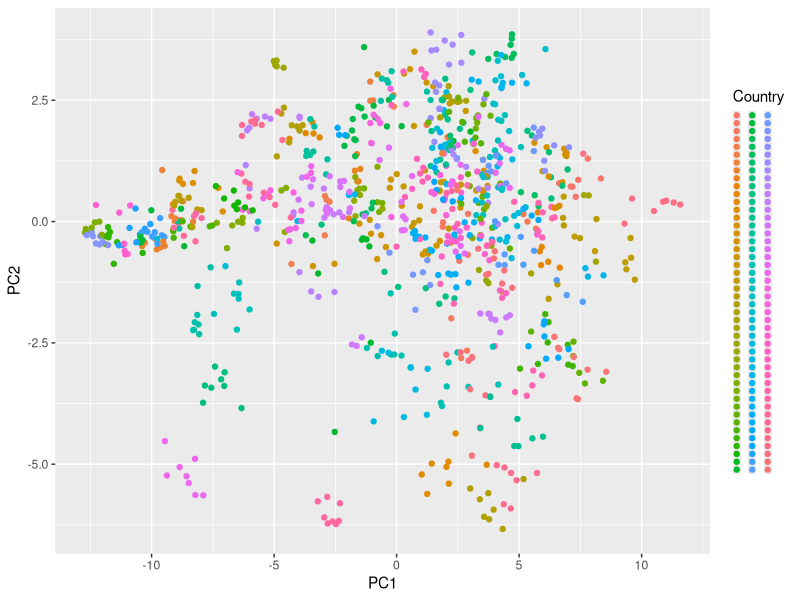
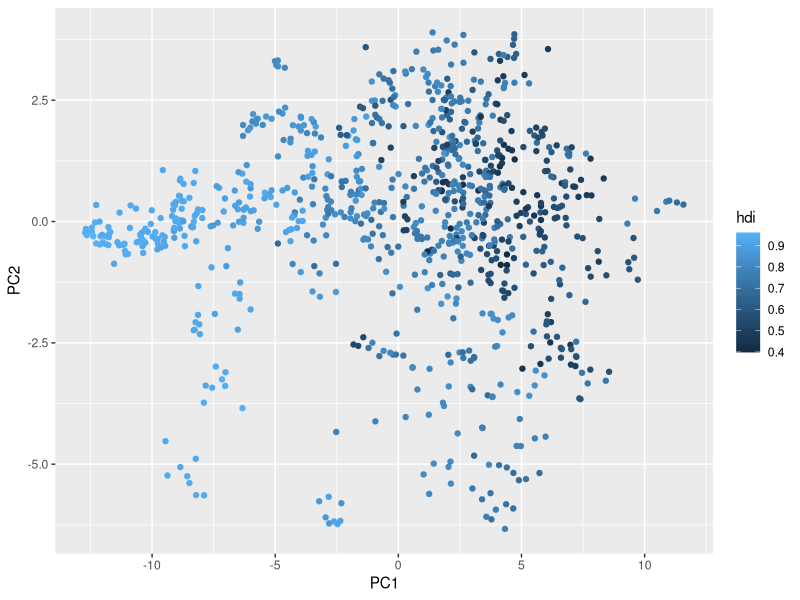
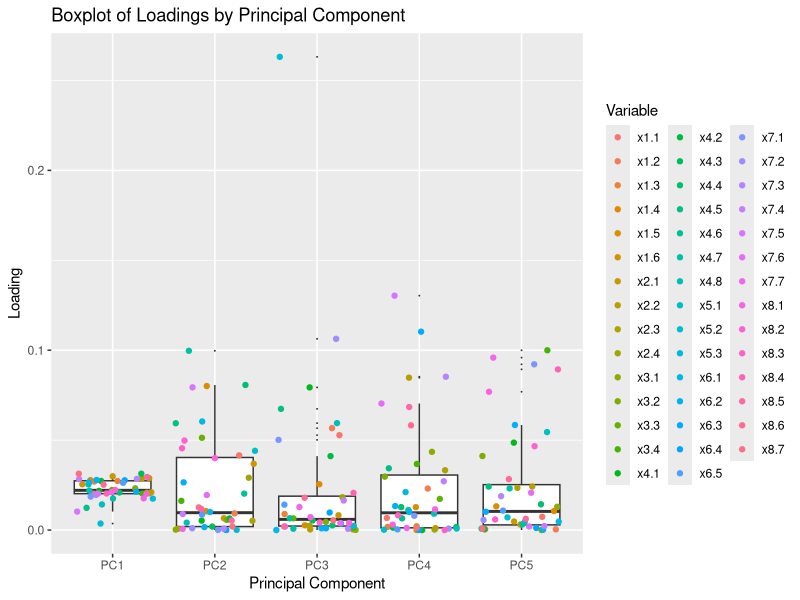

These figures' R source, in order:
## ---- chunk 1
knitr::opts_chunk$set(echo = TRUE)
## ---- chunk 2
# Load Libraries
library(dplyr)
library(ggplot2)
library(lme4)
library(broom.mixed)
library(lmerTest)
library(tibble)
library(ggpubr)

data = read.csv("./data/data_clean.csv")
## ---- chunk 3
# Impute missing values with of values in the same region
selected_columns_pca = select(data, c(starts_with("x"), "region"))
selected_columns_pca = selected_columns_pca %>%
  rename(x8.7=x8.7..due.process.of.the.law.and.rights.of.the.accused)
selected_columns_pca_imputed = selected_columns_pca %>%
  group_by(region) %>%
  mutate_all(~ ifelse(is.na(.), mean(., na.rm = TRUE), .))
selected_columns_pca_imputed = selected_columns_pca_imputed[, -c(1,ncol(selected_columns_pca_imputed))]

# Extract Principle Components of Rule of Law Variables
pca = prcomp(selected_columns_pca_imputed, scale. = TRUE)
variance_explained = (pca$sdev^2) / sum(pca$sdev^2)
## ---- chunk 4
# Visualize Principle Components
PC1and2 = as.data.frame(cbind(pca$x[,c(1,2)], data[, c("country", "year", "hdi")]))
PC1and2$PC1 = as.numeric(PC1and2$PC1)
PC1and2$PC2 = as.numeric(PC1and2$PC2)
PC1and2$Country = PC1and2$country
p1 = ggplot(data = PC1and2,aes(x=PC1, y=PC2)) + geom_point(aes(color = Country)) + theme(legend.text = element_blank(), legend.key.size = unit(2, 'mm')) + guides(color = guide_legend(ncol = 3))
p2 = ggplot(data = PC1and2,aes(x=PC1, y=PC2)) + geom_point(aes(color = hdi))

p1
p2
## ---- chunk 5
# Fit mixed linear model with top 5 principal components
selected_columns_data = data[, c("country","year", "region", "hdi")]
selected_columns_data[selected_columns_data$year == "2012-2013", "year"] = "2012.5"
selected_columns_data[selected_columns_data$year == "2017-2018", "year"] = "2017.5"
selected_columns_data$year = as.numeric(selected_columns_data$year)
selected_columns_data$years_from_2000 = selected_columns_data$year - 2000
TopPCs = as.data.frame(cbind(pca$x[,seq(1,5)], selected_columns_data))
                  
mixed_effects = lmer(hdi~PC1+PC2+PC3+PC4+PC5+(1+PC1+PC2+PC3+PC4+PC5|region)+(1+years_from_2000||country),data=TopPCs)

summary(mixed_effects)
## ---- chunk 6
# Determine importance of each variable
TopPCs_loadings_squared <- pca$rotation[,seq(1,5)]^2
TopPCs_loadings_squared_long <- as.data.frame(as.table(TopPCs_loadings_squared))
colnames(TopPCs_loadings_squared_long) <- c("Variable", "Principal_Component", "Loading")
ggplot(TopPCs_loadings_squared_long, aes(x = Principal_Component, y = Loading)) +
  geom_boxplot(outlier.size = 0) +
  geom_jitter(aes(color = Variable)) +
  labs(title = "Boxplot of Loadings by Principal Component",
       x = "Principal Component",
       y = "Loading")

rowSums(TopPCs_loadings_squared)[order(-rowSums(TopPCs_loadings_squared))]

TopPCs_loadings_squared_grouped = as.data.frame(TopPCs_loadings_squared) 
TopPCs_loadings_squared_grouped$Row_Labels = row.names(TopPCs_loadings_squared)
TopPCs_loadings_squared_grouped = TopPCs_loadings_squared_grouped %>%
  mutate(First_Digit = as.numeric(gsub("\\D*(\\d).*", "\\1", TopPCs_loadings_squared_grouped$Row_Labels))) %>%
  select(-Row_Labels)
TopPCs_loadings_squared_grouped = TopPCs_loadings_squared_grouped %>%
  group_by(First_Digit) %>%
  summarise(across(everything(), sum, na.rm = TRUE)) %>%
  column_to_rownames(var = "First_Digit")

rowSums(TopPCs_loadings_squared_grouped)[order(-rowSums(TopPCs_loadings_squared_grouped))]
